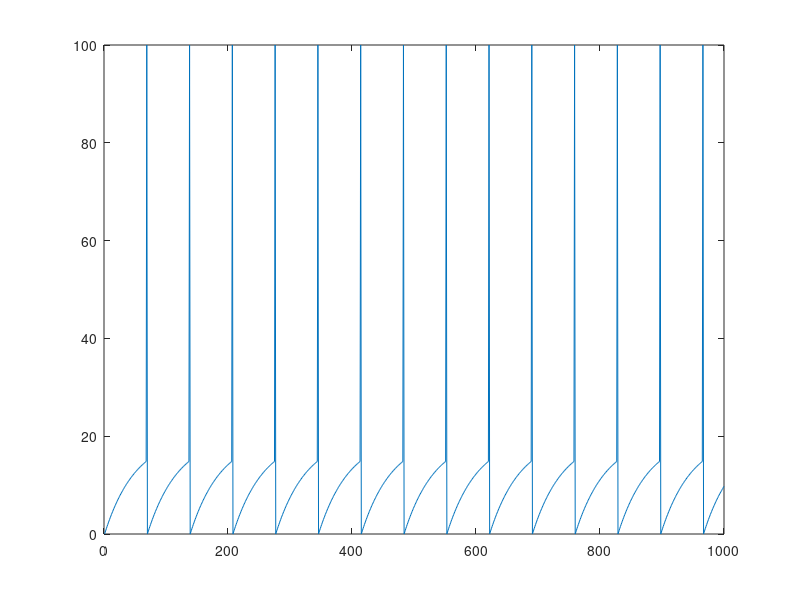

Recreate this plot in MATLAB. (Note: this script raises an error after producing the figure.)
%% part a
clc
clear;
close all;

dt = 0.0001;
tSim = 0.1;
vr = 0;
Vth = 15;
RI = 20;
v = zeros(1,tSim/dt);
taw_m = 0.005;

for i = 1:(tSim/dt)-1
    
   dv =  (dt*(-v(i)+RI))/taw_m;
   v(i+1) = v(i)+dv;
   if v(i+1) >= Vth
      v(i) = 100;
      v(i+1) = vr; 
   end
    
end
plot(v)

%% part c
clc
clear;
close all;
k = 8;
dt = 1e-4;
fr = 500;
% Vth = 30;
Vth = 20e-3;
Vr = -30e-3;
% Vr = 0;
tsim = 5;
taw_m = 5e-3;
t_peak = 1.5e-3;
[spikeMat,tVec] = poissonSpikeGen(fr,tsim,1,dt);
delta_index = find(spikeMat);
% delta_index_k = delta_index(1:k);
% t0 = delta_index_k(end)*dt;
% v =@(t) vr*exp(-(t-t0)/taw_m)+(R/taw_m)*sum()
run lambda_functions
%
t = 0:dt:tsim-dt;
t0 = 0;
v = zeros(size(t));
Is = 20* t.*exp(-t/t_peak);
Is = Is(1:200);
I = filter(Is,1,spikeMat);
% I = conv(Is,spikeMat);
R = 1;numberOfFiring = 0; 

start_idx = 1;
for i = 1:length(t)
    initial = Vr*exp(-(t(i) - t0)/taw_m);
    sumation = 0;
%     s = 0;
    for s = 0:dt:(t(i)-t0)
        idx = 1+round((t(i)-s)/dt);
        sumation = sumation + exp(-s/taw_m).*I(idx) * dt; 
    end
    v(i) = initial + R/taw_m * sumation;
    if(v(i) >= Vth)
        v(i) = 0.45 ;
        t0 = t(i+1);
        
        numberOfFiring = numberOfFiring + 1;
        integrate_index(numberOfFiring) = i;
        end_idx = i;
        integrate_mat(numberOfFiring) = sum(spikeMat(start_idx:end_idx));
        start_idx = i;         
    end
end
v = v - 50e-3;
%
figure;
subplot(4,1,1:3);
hold on;
plot(t,v, t,Vth*ones(size(t))-50e-3,'r', t,zeros(size(t))-50e-3,'y');
plotts(I-50e-3,dt,'g')

subplot(414);
plot((0:length(spikeMat)-1)*dt, 0.1*spikeMat,'color',[0,0,0]+0.9);
hold on;plotts(I,dt,'g'); 

figure
histogram(integrate_mat)
%% 
% for i = 1:numberOfFiring
%     
% end


